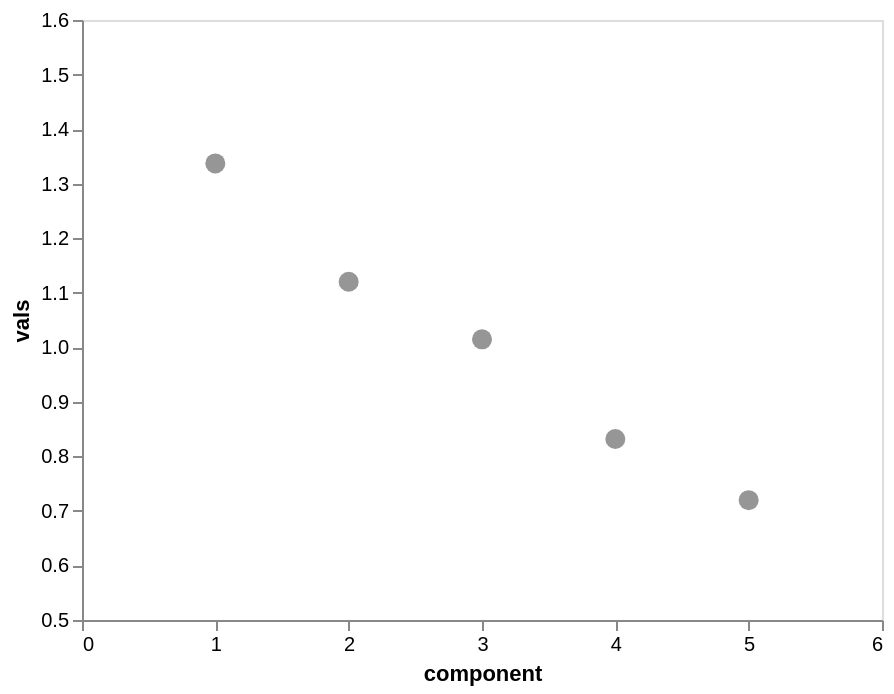

The cell this chart's notebook holds for it:
### Code cell
comp_lst = []
exp_var = []
for x in range(1,6):
    pca = PCA(n_components = x,random_state=42).fit(pcaDf)
    comp_lst.append(x)
    exp_var.append(list(pca.explained_variance_))
dict(zip(comp_lst,exp_var))
comps = pd.DataFrame.from_dict(dict(zip(comp_lst,exp_var[4])),orient='index')
comps.reset_index(inplace=True)
comps.columns=['component','vals']
comps

alt.Chart(comps).mark_circle(size=100,color='#696969').encode(
    alt.X('component',axis=alt.Axis(tickCount=len(comp_lst)+1,grid=False),scale=alt.Scale(domain=[0,6])),
    alt.Y('vals',axis=alt.Axis(grid=False),scale=alt.Scale(domain=[0.5,1.6])))

### Figure 1 — Vega-Lite specification as saved in the notebook (floating-point values rounded to 4 significant figures)
{"config": {"view": {"continuousWidth": 400, "continuousHeight": 300}}, "data": {"name": "data-40e6f5f0c74df87b5bccd56d5426c9c4"}, "mark": {"type": "circle", "color": "#696969", "size": 100}, "encoding": {"x": {"type": "quantitative", "axis": {"grid": false, "tickCount": 6}, "field": "component", "scale": {"domain": [0, 6]}}, "y": {"type": "quantitative", "axis": {"grid": false}, "field": "vals", "scale": {"domain": [0.5, 1.6]}}}, "$schema": "https://vega.github.io/schema/vega-lite/v4.8.1.json", "datasets": {"data-40e6f5f0c74df87b5bccd56d5426c9c4": [{"component": 1, "vals": 1.337}, {"component": 2, "vals": 1.12}, {"component": 3, "vals": 1.015}, {"component": 4, "vals": 0.8318}, {"component": 5, "vals": 0.7197}]}}
